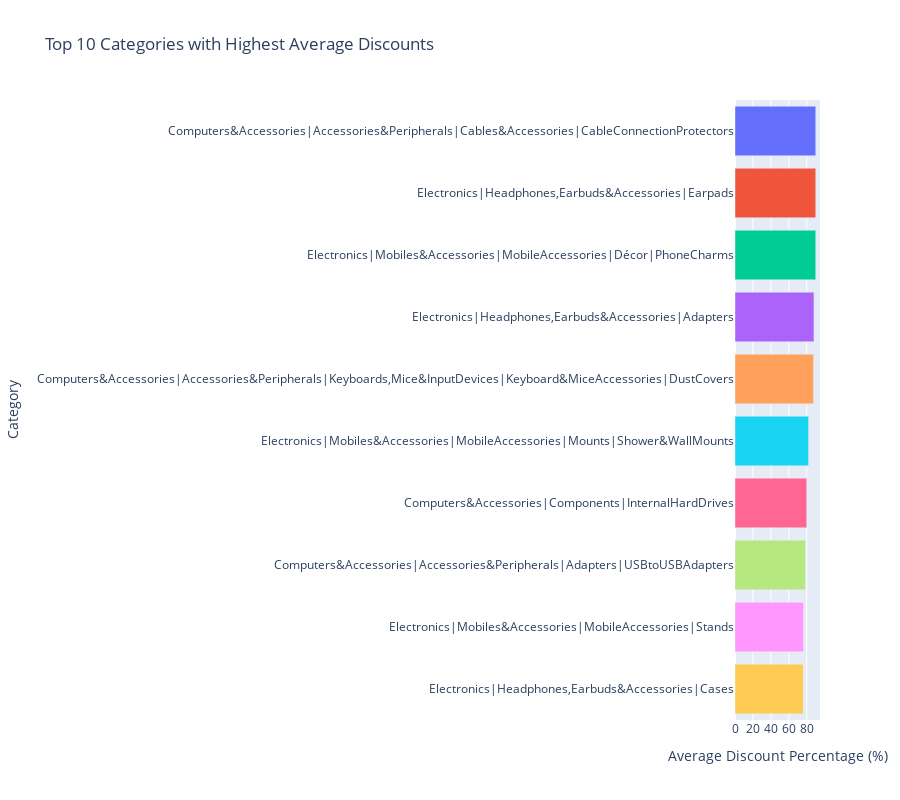

Source (notebook cell):
### Code cell
# bar chart for how average discount percentage varies across top 10 discounted categories
fig4 = px.bar(top_discounted_categories, x='discount_percentage', y='category', 
              title='Top 10 Categories with Highest Average Discounts', orientation='h', color='category')
fig4.update_layout(xaxis_title='Average Discount Percentage (%)', yaxis_title='Category',height=800, showlegend=False)
fig4.show()

### Figure 1 — Plotly figure (JSON) as saved in the notebook; plotly's stock layout.template omitted (floating-point values rounded to 4 significant figures)
{"data": [{"hovertemplate": "category=%{y}<br>discount_percentage=%{x}<extra></extra>", "legendgroup": "Computers&Accessories|Accessories&Peripherals|Cables&Accessories|CableConnectionProtectors", "marker": {"color": "#636efa", "pattern": {"shape": ""}}, "name": "Computers&Accessories|Accessories&Peripherals|Cables&Accessories|CableConnectionProtectors", "orientation": "h", "showlegend": true, "textposition": "auto", "type": "bar", "x": [90.0], "xaxis": "x", "y": ["Computers&Accessories|Accessories&Peripherals|Cables&Accessories|CableConnectionProtectors"], "yaxis": "y"}, {"hovertemplate": "category=%{y}<br>discount_percentage=%{x}<extra></extra>", "legendgroup": "Electronics|Headphones,Earbuds&Accessories|Earpads", "marker": {"color": "#EF553B", "pattern": {"shape": ""}}, "name": "Electronics|Headphones,Earbuds&Accessories|Earpads", "orientation": "h", "showlegend": true, "textposition": "auto", "type": "bar", "x": [90.0], "xaxis": "x", "y": ["Electronics|Headphones,Earbuds&Accessories|Earpads"], "yaxis": "y"}, {"hovertemplate": "category=%{y}<br>discount_percentage=%{x}<extra></extra>", "legendgroup": "Electronics|Mobiles&Accessories|MobileAccessories|Décor|PhoneCharms", "marker": {"color": "#00cc96", "pattern": {"shape": ""}}, "name": "Electronics|Mobiles&Accessories|MobileAccessories|Décor|PhoneCharms", "orientation": "h", "showlegend": true, "textposition": "auto", "type": "bar", "x": [90.0], "xaxis": "x", "y": ["Electronics|Mobiles&Accessories|MobileAccessories|Décor|PhoneCharms"], "yaxis": "y"}, {"hovertemplate": "category=%{y}<br>discount_percentage=%{x}<extra></extra>", "legendgroup": "Electronics|Headphones,Earbuds&Accessories|Adapters", "marker": {"color": "#ab63fa", "pattern": {"shape": ""}}, "name": "Electronics|Headphones,Earbuds&Accessories|Adapters", "orientation": "h", "showlegend": true, "textposition": "auto", "type": "bar", "x": [88.0], "xaxis": "x", "y": ["Electronics|Headphones,Earbuds&Accessories|Adapters"], "yaxis": "y"}, {"hovertemplate": "category=%{y}<br>discount_percentage=%{x}<extra></extra>", "legendgroup": "Computers&Accessories|Accessories&Peripherals|Keyboards,Mice&InputDevices|Keyboard&MiceAccessories|DustCovers", "marker": {"color": "#FFA15A", "pattern": {"shape": ""}}, "name": "Computers&Accessories|Accessories&Peripherals|Keyboards,Mice&InputDevices|Keyboard&MiceAccessories|DustCovers", "orientation": "h", "showlegend": true, "textposition": "auto", "type": "bar", "x": [87.5], "xaxis": "x", "y": ["Computers&Accessories|Accessories&Peripherals|Keyboards,Mice&InputDevices|Keyboard&MiceAccessories|DustCovers"], "yaxis": "y"}, {"hovertemplate": "category=%{y}<br>discount_percentage=%{x}<extra></extra>", "legendgroup": "Electronics|Mobiles&Accessories|MobileAccessories|Mounts|Shower&WallMounts", "marker": {"color": "#19d3f3", "pattern": {"shape": ""}}, "name": "Electronics|Mobiles&Accessories|MobileAccessories|Mounts|Shower&WallMounts", "orientation": "h", "showlegend": true, "textposition": "auto", "type": "bar", "x": [82.0], "xaxis": "x", "y": ["Electronics|Mobiles&Accessories|MobileAccessories|Mounts|Shower&WallMounts"], "yaxis": "y"}, {"hovertemplate": "category=%{y}<br>discount_percentage=%{x}<extra></extra>", "legendgroup": "Computers&Accessories|Components|InternalHardDrives", "marker": {"color": "#FF6692", "pattern": {"shape": ""}}, "name": "Computers&Accessories|Components|InternalHardDrives", "orientation": "h", "showlegend": true, "textposition": "auto", "type": "bar", "x": [80.0], "xaxis": "x", "y": ["Computers&Accessories|Components|InternalHardDrives"], "yaxis": "y"}, {"hovertemplate": "category=%{y}<br>discount_percentage=%{x}<extra></extra>", "legendgroup": "Computers&Accessories|Accessories&Peripherals|Adapters|USBtoUSBAdapters", "marker": {"color": "#B6E880", "pattern": {"shape": ""}}, "name": "Computers&Accessories|Accessories&Peripherals|Adapters|USBtoUSBAdapters", "orientation": "h", "showlegend": true, "textposition": "auto", "type": "bar", "x": [78.5], "xaxis": "x", "y": ["Computers&Accessories|Accessories&Peripherals|Adapters|USBtoUSBAdapters"], "yaxis": "y"}, {"hovertemplate": "category=%{y}<br>discount_percentage=%{x}<extra></extra>", "legendgroup": "Electronics|Mobiles&Accessories|MobileAccessories|Stands", "marker": {"color": "#FF97FF", "pattern": {"shape": ""}}, "name": "Electronics|Mobiles&Accessories|MobileAccessories|Stands", "orientation": "h", "showlegend": true, "textposition": "auto", "type": "bar", "x": [76.4], "xaxis": "x", "y": ["Electronics|Mobiles&Accessories|MobileAccessories|Stands"], "yaxis": "y"}, {"hovertemplate": "category=%{y}<br>discount_percentage=%{x}<extra></extra>", "legendgroup": "Electronics|Headphones,Earbuds&Accessories|Cases", "marker": {"color": "#FECB52", "pattern": {"shape": ""}}, "name": "Electronics|Headphones,Earbuds&Accessories|Cases", "orientation": "h", "showlegend": true, "textposition": "auto", "type": "bar", "x": [76.0], "xaxis": "x", "y": ["Electronics|Headphones,Earbuds&Accessories|Cases"], "yaxis": "y"}], "layout": {"barmode": "relative", "height": 800, "legend": {"title": {"text": "category"}, "tracegroupgap": 0}, "showlegend": false, "title": {"text": "Top 10 Categories with Highest Average Discounts"}, "xaxis": {"anchor": "y", "domain": [0, 1], "title": {"text": "Average Discount Percentage (%)"}}, "yaxis": {"anchor": "x", "categoryarray": ["Electronics|Headphones,Earbuds&Accessories|Cases", "Electronics|Mobiles&Accessories|MobileAccessories|Stands", "Computers&Accessories|Accessories&Peripherals|Adapters|USBtoUSBAdapters", "Computers&Accessories|Components|InternalHardDrives", "Electronics|Mobiles&Accessories|MobileAccessories|Mounts|Shower&WallMounts", "Computers&Accessories|Accessories&Peripherals|Keyboards,Mice&InputDevices|Keyboard&MiceAccessories|DustCovers", "Electronics|Headphones,Earbuds&Accessories|Adapters", "Electronics|Mobiles&Accessories|MobileAccessories|Décor|PhoneCharms", "Electronics|Headphones,Earbuds&Accessories|Earpads", "Computers&Accessories|Accessories&Peripherals|Cables&Accessories|CableConnectionProtectors"], "categoryorder": "array", "domain": [0, 1], "title": {"text": "Category"}}}}
